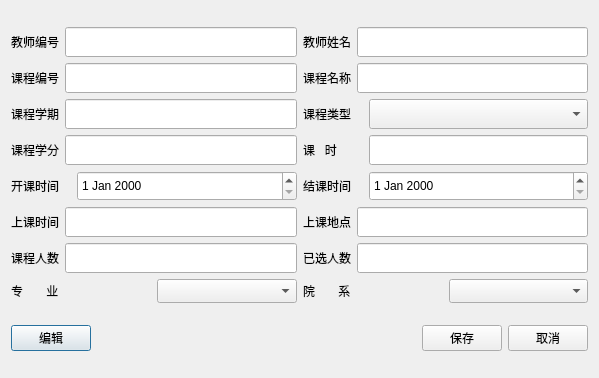
<?xml version="1.0" encoding="UTF-8"?>
<ui version="4.0">
 <class>AdminDialog3</class>
 <widget class="QDialog" name="AdminDialog3">
  <property name="geometry">
   <rect>
    <x>0</x>
    <y>0</y>
    <width>599</width>
    <height>378</height>
   </rect>
  </property>
  <property name="maximumSize">
   <size>
    <width>599</width>
    <height>378</height>
   </size>
  </property>
  <property name="windowTitle">
   <string>课程管理对话框</string>
  </property>
  <layout class="QGridLayout" name="gridLayout">
   <item row="0" column="0">
    <layout class="QHBoxLayout" name="horizontalLayout_18">
     <item>
      <layout class="QVBoxLayout" name="verticalLayout">
       <item>
        <layout class="QHBoxLayout" name="horizontalLayout_3">
         <item>
          <widget class="QLabel" name="labelTeacherId">
           <property name="text">
            <string>教师编号</string>
           </property>
          </widget>
         </item>
         <item>
          <widget class="QLineEdit" name="lineEditTeacherId">
           <property name="minimumSize">
            <size>
             <width>0</width>
             <height>30</height>
            </size>
           </property>
          </widget>
         </item>
        </layout>
       </item>
       <item>
        <layout class="QHBoxLayout" name="horizontalLayout_2">
         <item>
          <widget class="QLabel" name="labelCourseId">
           <property name="text">
            <string>课程编号</string>
           </property>
          </widget>
         </item>
         <item>
          <widget class="QLineEdit" name="lineEditCourseId">
           <property name="minimumSize">
            <size>
             <width>0</width>
             <height>30</height>
            </size>
           </property>
          </widget>
         </item>
        </layout>
       </item>
       <item>
        <layout class="QHBoxLayout" name="horizontalLayout_4">
         <item>
          <widget class="QLabel" name="labelCourseTerm">
           <property name="text">
            <string>课程学期</string>
           </property>
          </widget>
         </item>
         <item>
          <widget class="QLineEdit" name="lineEditCourseTerm">
           <property name="minimumSize">
            <size>
             <width>0</width>
             <height>30</height>
            </size>
           </property>
          </widget>
         </item>
        </layout>
       </item>
       <item>
        <layout class="QHBoxLayout" name="horizontalLayout_6">
         <item>
          <widget class="QLabel" name="labelCourseScore">
           <property name="text">
            <string>课程学分</string>
           </property>
          </widget>
         </item>
         <item>
          <widget class="QLineEdit" name="lineEditCourseScore">
           <property name="minimumSize">
            <size>
             <width>0</width>
             <height>30</height>
            </size>
           </property>
          </widget>
         </item>
        </layout>
       </item>
       <item>
        <layout class="QHBoxLayout" name="horizontalLayout_7">
         <item>
          <widget class="QLabel" name="labelBeginDate">
           <property name="minimumSize">
            <size>
             <width>60</width>
             <height>0</height>
            </size>
           </property>
           <property name="maximumSize">
            <size>
             <width>47</width>
             <height>16777215</height>
            </size>
           </property>
           <property name="text">
            <string>开课时间</string>
           </property>
          </widget>
         </item>
         <item>
          <widget class="QDateEdit" name="dateEditBeginDate">
           <property name="minimumSize">
            <size>
             <width>0</width>
             <height>30</height>
            </size>
           </property>
          </widget>
         </item>
        </layout>
       </item>
       <item>
        <layout class="QHBoxLayout" name="horizontalLayout_11">
         <item>
          <widget class="QLabel" name="labelClassTime">
           <property name="text">
            <string>上课时间</string>
           </property>
          </widget>
         </item>
         <item>
          <widget class="QLineEdit" name="lineEditClassTime">
           <property name="minimumSize">
            <size>
             <width>0</width>
             <height>30</height>
            </size>
           </property>
          </widget>
         </item>
        </layout>
       </item>
       <item>
        <layout class="QHBoxLayout" name="horizontalLayout_13">
         <item>
          <widget class="QLabel" name="labelHeadCount">
           <property name="text">
            <string>课程人数</string>
           </property>
          </widget>
         </item>
         <item>
          <widget class="QLineEdit" name="lineEditHeadCount">
           <property name="minimumSize">
            <size>
             <width>0</width>
             <height>30</height>
            </size>
           </property>
          </widget>
         </item>
        </layout>
       </item>
       <item>
        <layout class="QHBoxLayout" name="horizontalLayout_12">
         <item>
          <widget class="QLabel" name="labelMajorId">
           <property name="text">
            <string>专       业</string>
           </property>
          </widget>
         </item>
         <item>
          <widget class="QComboBox" name="comboBoxMajor">
           <property name="minimumSize">
            <size>
             <width>101</width>
             <height>24</height>
            </size>
           </property>
          </widget>
         </item>
        </layout>
       </item>
      </layout>
     </item>
     <item>
      <layout class="QVBoxLayout" name="verticalLayout_2">
       <item>
        <layout class="QHBoxLayout" name="horizontalLayout_9">
         <item>
          <widget class="QLabel" name="labelTeacherName">
           <property name="text">
            <string>教师姓名</string>
           </property>
          </widget>
         </item>
         <item>
          <widget class="QLineEdit" name="lineEditTeacherName">
           <property name="minimumSize">
            <size>
             <width>0</width>
             <height>30</height>
            </size>
           </property>
          </widget>
         </item>
        </layout>
       </item>
       <item>
        <layout class="QHBoxLayout" name="horizontalLayout_10">
         <item>
          <widget class="QLabel" name="labelCourseName">
           <property name="text">
            <string>课程名称</string>
           </property>
          </widget>
         </item>
         <item>
          <widget class="QLineEdit" name="lineEditCourseName">
           <property name="minimumSize">
            <size>
             <width>0</width>
             <height>30</height>
            </size>
           </property>
          </widget>
         </item>
        </layout>
       </item>
       <item>
        <layout class="QHBoxLayout" name="horizontalLayout_5">
         <item>
          <widget class="QLabel" name="labelCourseType">
           <property name="minimumSize">
            <size>
             <width>60</width>
             <height>0</height>
            </size>
           </property>
           <property name="maximumSize">
            <size>
             <width>47</width>
             <height>16777215</height>
            </size>
           </property>
           <property name="text">
            <string>课程类型</string>
           </property>
          </widget>
         </item>
         <item>
          <widget class="QComboBox" name="comboBoxCouseType">
           <property name="minimumSize">
            <size>
             <width>70</width>
             <height>30</height>
            </size>
           </property>
          </widget>
         </item>
        </layout>
       </item>
       <item>
        <layout class="QHBoxLayout" name="horizontalLayout">
         <item>
          <widget class="QLabel" name="labelCourseHour">
           <property name="minimumSize">
            <size>
             <width>60</width>
             <height>0</height>
            </size>
           </property>
           <property name="text">
            <string>课   时</string>
           </property>
          </widget>
         </item>
         <item>
          <widget class="QLineEdit" name="lineEditCourseHour">
           <property name="minimumSize">
            <size>
             <width>0</width>
             <height>30</height>
            </size>
           </property>
          </widget>
         </item>
        </layout>
       </item>
       <item>
        <layout class="QHBoxLayout" name="horizontalLayout_8">
         <item>
          <widget class="QLabel" name="labelEndDate">
           <property name="minimumSize">
            <size>
             <width>60</width>
             <height>0</height>
            </size>
           </property>
           <property name="maximumSize">
            <size>
             <width>47</width>
             <height>16777215</height>
            </size>
           </property>
           <property name="text">
            <string>结课时间</string>
           </property>
          </widget>
         </item>
         <item>
          <widget class="QDateEdit" name="dateEditEndDate">
           <property name="minimumSize">
            <size>
             <width>0</width>
             <height>30</height>
            </size>
           </property>
          </widget>
         </item>
        </layout>
       </item>
       <item>
        <layout class="QHBoxLayout" name="horizontalLayout_14">
         <item>
          <widget class="QLabel" name="labelClassLocal">
           <property name="text">
            <string>上课地点</string>
           </property>
          </widget>
         </item>
         <item>
          <widget class="QLineEdit" name="lineEditClassLocal">
           <property name="minimumSize">
            <size>
             <width>0</width>
             <height>30</height>
            </size>
           </property>
          </widget>
         </item>
        </layout>
       </item>
       <item>
        <layout class="QHBoxLayout" name="horizontalLayout_17">
         <item>
          <widget class="QLabel" name="labelSelectNum">
           <property name="text">
            <string>已选人数</string>
           </property>
          </widget>
         </item>
         <item>
          <widget class="QLineEdit" name="lineEditSelectNum">
           <property name="minimumSize">
            <size>
             <width>0</width>
             <height>30</height>
            </size>
           </property>
          </widget>
         </item>
        </layout>
       </item>
       <item>
        <layout class="QHBoxLayout" name="horizontalLayout_15">
         <item>
          <widget class="QLabel" name="labelDepartment">
           <property name="text">
            <string>院       系</string>
           </property>
          </widget>
         </item>
         <item>
          <widget class="QComboBox" name="comboBoxDepartment">
           <property name="minimumSize">
            <size>
             <width>101</width>
             <height>24</height>
            </size>
           </property>
          </widget>
         </item>
        </layout>
       </item>
      </layout>
     </item>
    </layout>
   </item>
   <item row="1" column="0">
    <layout class="QHBoxLayout" name="horizontalLayout_16">
     <item>
      <widget class="QPushButton" name="pushButtonEdit">
       <property name="text">
        <string>编辑</string>
       </property>
      </widget>
     </item>
     <item>
      <spacer name="horizontalSpacer">
       <property name="orientation">
        <enum>Qt::Horizontal</enum>
       </property>
       <property name="sizeHint" stdset="0">
        <size>
         <width>81</width>
         <height>20</height>
        </size>
       </property>
      </spacer>
     </item>
     <item>
      <widget class="QPushButton" name="pushButtonSave">
       <property name="text">
        <string>保存</string>
       </property>
      </widget>
     </item>
     <item>
      <widget class="QPushButton" name="pushButtonCancle">
       <property name="text">
        <string>取消</string>
       </property>
      </widget>
     </item>
    </layout>
   </item>
  </layout>
 </widget>
 <resources/>
 <connections>
  <connection>
   <sender>pushButtonCancle</sender>
   <signal>clicked()</signal>
   <receiver>AdminDialog3</receiver>
   <slot>close()</slot>
   <hints>
    <hint type="sourcelabel">
     <x>448</x>
     <y>275</y>
    </hint>
    <hint type="destinationlabel">
     <x>249</x>
     <y>149</y>
    </hint>
   </hints>
  </connection>
 </connections>
</ui>
